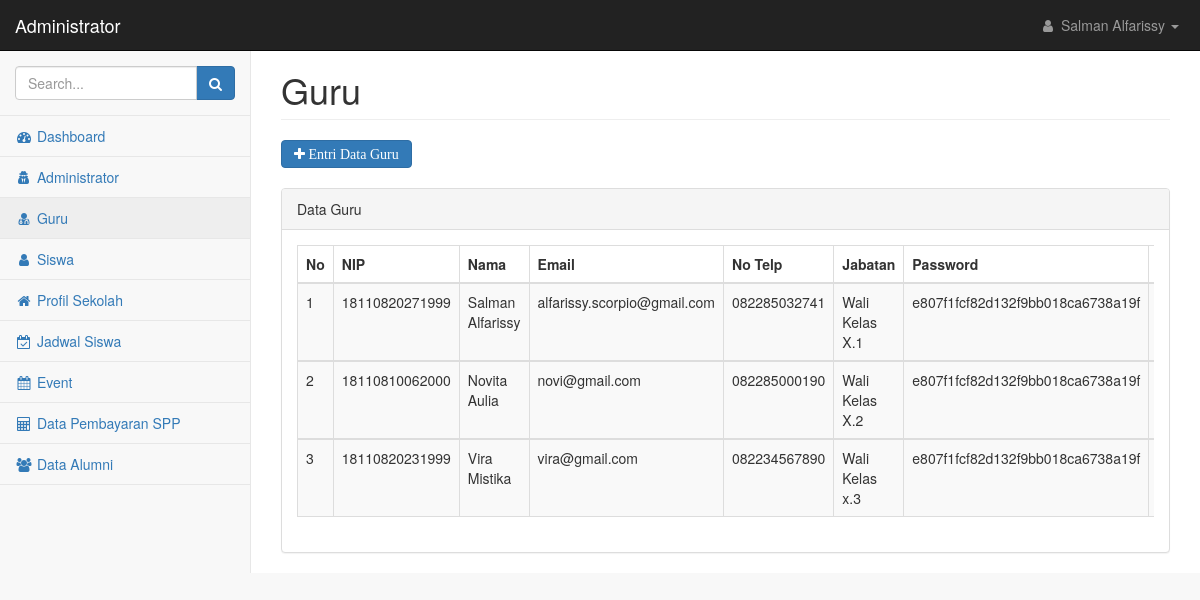
Screenshot of /admin/index.php?page=guru&id_adm=1 with the database file from the repository.
### tables this page shows
CREATE TABLE `guru` (
  `id_guru` int(50) NOT NULL,
  `id_adm` int(50) NOT NULL,
  `nip_guru` varchar(100) NOT NULL,
  `password` varchar(50) NOT NULL,
  `nama_guru` varchar(100) NOT NULL,
  `email_guru` varchar(100) NOT NULL,
  `no_telp` varchar(100) NOT NULL,
  `jabatan` varchar(100) NOT NULL
);

### admin/guru.php (the view, shortened to what this page needs)
<div class="row">
    <div class="col-lg-12">
        <h1 class="page-header">Guru</h1>
    </div>
</div>
<?php
include("../koneksi.php");
$aksi=isset($_GET['aksi']) ? $_GET['aksi'] : 'list';
switch ($aksi){
    case 'list';
?>
<div>
    <a href=?page=guru&aksi=entri&id_adm=<?php echo $_GET['id_adm'] ?> class="btn btn-primary fa fa-plus"> Entri Data Guru </a>
</div>
<br/>
<div class="row">
    <div class="col-lg-12">
        <div class="panel panel-default">
            <div class="panel-heading">
               Data Guru
            </div>
            <div class="panel-body">
                <div class="table-responsive">
                    <table class="table table-striped table-bordered table-hover" id="dataTables-example">
                        <thead>
                            <tr>
                                <th>No</th>
                                <th>NIP</th>
                                <th>Nama</th>
                                <th>Email</th>
                                <th>No Telp</th>
                                <th>Jabatan</th>
                                <th>Password</th>
                                <th>Aksi</th>
                            </tr>
                        </thead>
                        <?php
                        $no=1;
                        $tampil=mysqli_query($koneksi,"SELECT * FROM guru order by id_guru ASC");
                        while ($data=mysqli_fetch_array($tampil)) {
                        ?>
                        <tbody>
                            <tr class="odd gradeX">
                                <td><?php echo $no?></td>
                                <td><?php echo $data['nip_guru']?></td>
                                <td><?php echo $data['nama_guru']?></td>
                                <td><?php echo $data['email_guru']?></td>
                                <td><?php echo $data['no_telp']?></td>
                                <td><?php echo $data['jabatan']?></td>
                                <td><?php echo $data['password']?></td>
                                <td><a href=?page=guru&aksi=edit&id_adm=<?php echo $_GET['id_adm'] ?>&id_guru=<?php echo $data['id_guru']; ?> class="btn btn-success btn-sm fa fa-pencil"> Edit</a>
				                    onclick="return confirm('Yakin akan menghapus data ?');" class="btn btn-danger btn-sm fa fa-trash-o"> Hapus</td>
                            </tr>
                            <?php
                            $no++;
                        }
                            ?>
                        </tbody>
                    </table>
                    <?php
                        break;
                    ?>
                    <?php
                    }
                    ?>
                </div>
            </div>
        </div>
    </div>
</div>

### admin/index.php (shortened to what this page needs)
<!DOCTYPE html>
<html lang="en">
    <head>
        <link href="../scss/bootstrap.min.css" rel="stylesheet">
        <link href="../scss/metisMenu.min.css" rel="stylesheet">
        <link href="../css/dataTables/dataTables.bootstrap.css" rel="stylesheet">
        <link href="../css/dataTables/dataTables.responsive.css" rel="stylesheet">
        <link href="../scss/timeline.css" rel="stylesheet">
        <link href="../scss/startmin.css" rel="stylesheet">
        <link href="../scss/morris.css" rel="stylesheet">
        <link href="../scss/font-awesome.min.css" rel="stylesheet" type="text/css">
    </head>
    <body>
        <div id="wrapper">
            <nav class="navbar navbar-inverse navbar-fixed-top" role="navigation">
                <div class="navbar-header">
                    <a class="navbar-brand" href="index.php">Administrator</a>
                </div>
                <ul class="nav navbar-right navbar-top-links">
                    <li class="dropdown">
                        <a class="dropdown-toggle" data-toggle="dropdown" href="#">
                        <?php
                        include("../koneksi.php");
                        $query=mysqli_query($koneksi,"SELECT * FROM administrator WHERE id_adm=$_GET[id_adm]");
                        $data=mysqli_fetch_array($query);
                        ?>
                            <i class="fa fa-user fa-fw"></i> <?php echo $data['nama_ad']; ?> <b class="caret"></b>
                        </a>
                    </li>
                </ul>
                <div class="navbar-default sidebar" role="navigation">
                    <div class="sidebar-nav navbar-collapse">
                        <ul class="nav" id="side-menu">
                            <li class="sidebar-search">
                                <div class="input-group custom-search-form">
                                    <input type="text" class="form-control" placeholder="Search...">
                                    <span class="input-group-btn">
                                        <button class="btn btn-primary" type="button">
                                            <i class="fa fa-search"></i>
                                        </button>
                                </span>
                                </div>
                            </li>
                            <li>
                                <a <?php if ($_GET["page"]=="home"){echo 'class="active"'; }?> href="?page=home&id_adm=<?php echo $_GET['id_adm']?>" ><i class="fa fa-dashboard fa-fw"></i> Dashboard</a>
                            </li>
                            <li>
                                <a <?php if ($_GET["page"]=="administrator"){echo 'class="active"'; }?> href="?page=administrator&id_adm=<?php echo $_GET['id_adm']?>"><i class="fa fa-user-secret fa-fw"></i> Administrator </a>
                            </li>
                            <li>
                                <a <?php if ($_GET["page"]=="guru"){echo 'class="active"'; }?> href="?page=guru&id_adm=<?php echo $_GET['id_adm']?>"><i class="fa fa-user-md fa-fw"></i> Guru </a>
                            </li>
                            <li>
                                <a <?php if ($_GET["page"]=="siswa"){echo 'class="active"'; }?> href="?page=siswa&id_adm=<?php echo $_GET['id_adm']?>"><i class="fa fa-user fa-fw"></i> Siswa </a>
                            </li>
                            <li>
                                <a <?php if ($_GET["page"]=="profil"){echo 'class="active"'; }?> href="?page=profil&id_adm=<?php echo $_GET['id_adm']?>"><i class="fa fa-home fa-fw"></i> Profil Sekolah </a>
                            </li>
                            <li>
                                <a <?php if ($_GET["page"]=="jadwal"){echo 'class="active"'; }?> href="?page=jadwal&id_adm=<?php echo $_GET['id_adm']?>"><i class="fa fa-calendar-check-o fa-fw"></i> Jadwal Siswa </a>
                            </li>
                            <li>
                                <a <?php if ($_GET["page"]=="event"){echo 'class="active"'; }?> href="?page=event&id_adm=<?php echo $_GET['id_adm']?>"><i class="fa fa-calendar fa-fw"></i> Event </a>
                            </li>
                            <li>
                                <a <?php if ($_GET["page"]=="data_spp"){echo 'class="active"'; }?> href="?page=data_spp&id_adm=<?php echo $_GET['id_adm']?>"><i class="fa fa-calculator fa-fw"></i> Data Pembayaran SPP </a>
                            </li>
                            <li>
                                <a <?php if ($_GET["page"]=="alumni"){echo 'class="active"'; }?> href="?page=alumni&id_adm=<?php echo $_GET['id_adm']?>"><i class="fa fa-users fa-fw"></i> Data Alumni </a>
                            </li>
                        </ul>
                    </div>
                </div>
            </nav>
            <div id="page-wrapper">
                <div class="container-fluid">
                    <?php
include_once "main.php";
?>
                </div>
            </div>
        </div>
    </body>
</html>

### scss/startmin.css (style rules this page uses)
body { background-color: #f8f8f8; }
#wrapper { width: 100%; }
#page-wrapper { padding-top: 30px; min-height: 568px; background-color: #fff; }
@media (min-width:768px) { #page-wrapper { position: inherit; margin-left: 250px; padding: 30px 15px 0 15px; border-left: 1px solid #e7e7e7; } }
.navbar-header { float: left; }
.navbar-right { text-align: right; }
.navbar-top-links { margin: 0; }
.navbar-top-links li { display: inline-block; }
.navbar-top-links li:last-child { margin-right: 6px; }
.navbar-top-links li a { padding: 15px; min-height: 50px; }
.navbar-top-links>li>a { color: #999; }
.sidebar .sidebar-nav.navbar-collapse { padding-right: 0; padding-left: 0; }
.sidebar .sidebar-search { padding: 15px; }
.sidebar ul li { border-bottom: 1px solid #e7e7e7; }
.sidebar ul li a.active { background-color: #eee; }
@media (min-width:768px) { .sidebar { z-index: 1; position: absolute; width: 250px; margin-top: 51px; } }

### rows the page displays
guru: nip_guru "18110820271999", nama_guru "Salman Alfarissy", email_guru "alfarissy.scorpio@gmail.com", no_telp "082285032741", jabatan "Wali Kelas X.1", password "e807f1fcf82d132f9bb018ca6738a19f"
guru: nip_guru "18110810062000", nama_guru "Novita Aulia", email_guru "novi@gmail.com", no_telp "082285000190", jabatan "Wali Kelas X.2", password "e807f1fcf82d132f9bb018ca6738a19f"
guru: nip_guru "18110820231999", nama_guru "Vira Mistika", email_guru "vira@gmail.com", no_telp "082234567890", jabatan "Wali Kelas x.3", password "e807f1fcf82d132f9bb018ca6738a19f"

### other values shown
$data['nama_ad'] "Salman Alfarissy"
